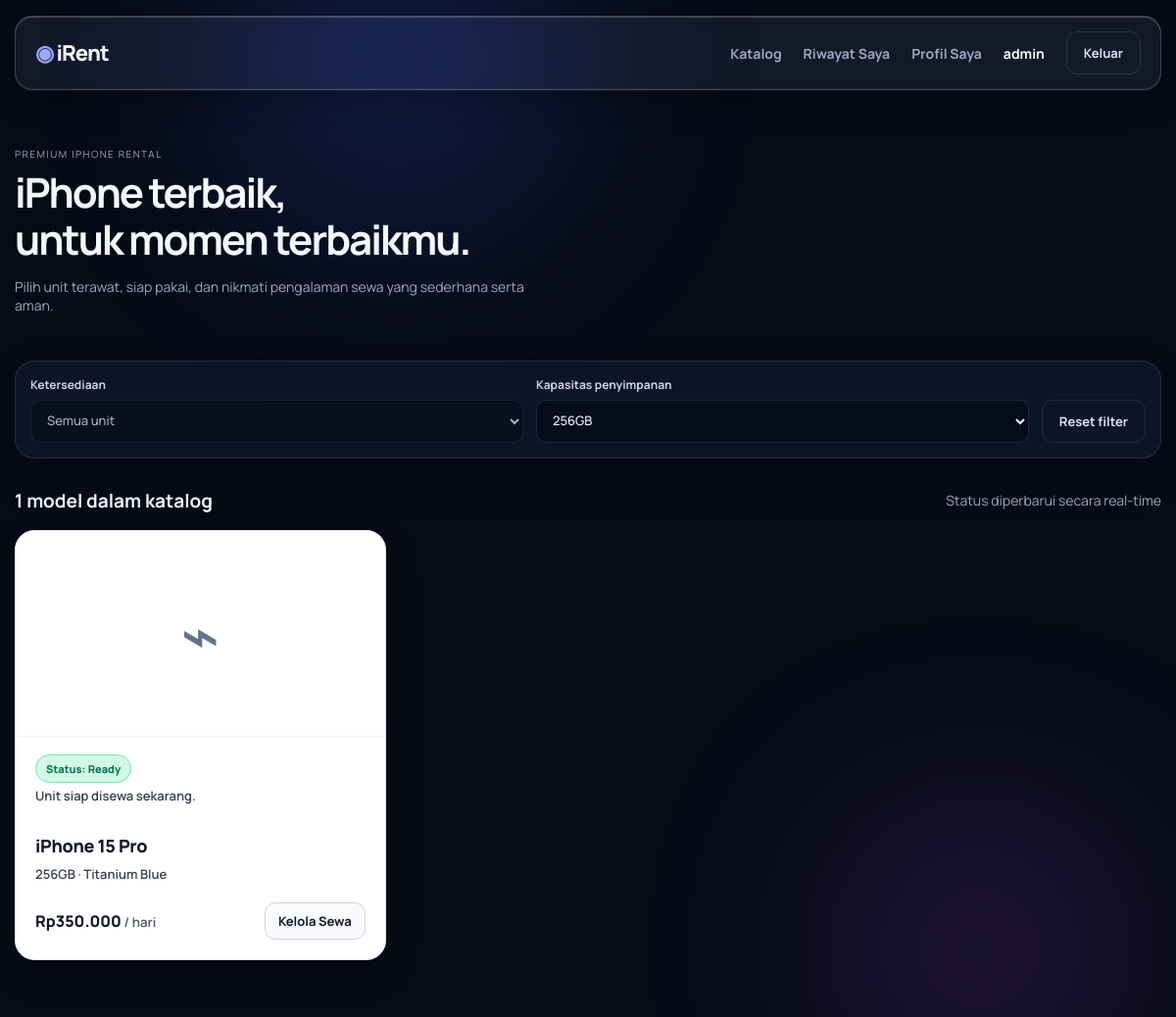
/catalog.php?storage=256GB (signed in), run on the app's committed database.
### tables this page shows
CREATE TABLE tb_unit_iphone (id_unit INT AUTO_INCREMENT PRIMARY KEY, id_model INT NOT NULL, penyimpanan VARCHAR(20) NOT NULL DEFAULT '128GB', nomor_seri VARCHAR(100) NOT NULL UNIQUE, warna VARCHAR(50) NOT NULL, foto VARCHAR(255) NULL, status ENUM('ready','booked','disewa','maintenance','hilang') NOT NULL DEFAULT 'ready', FOREIGN KEY (id_model) REFERENCES tb_iphone_model(id_model) ON DELETE RESTRICT);

CREATE TABLE tb_iphone_model (id_model INT AUTO_INCREMENT PRIMARY KEY, nama_model VARCHAR(100) NOT NULL, harga_sewa_per_hari DECIMAL(12,2) NOT NULL);

### includes/auth.php (called while the page is built, shortened)
<?php
function user(): ?array { return $_SESSION['user'] ?? null; }
function is_logged_in(): bool { return user() !== null; }
function e(?string $value): string { return htmlspecialchars($value ?? '', ENT_QUOTES, 'UTF-8'); }

### catalog.php (the view, shortened to what this page needs)
<?php require_once 'includes/auth.php';
$pdo = db();
$storage = $_GET['storage'] ?? '';
$sql = "SELECT u.*, m.nama_model, m.harga_sewa_per_hari,
               p.id_sewa AS sewa_aktif, p.tgl_kembali_rencana
        FROM tb_unit_iphone u
        JOIN tb_iphone_model m ON m.id_model = u.id_model
        LEFT JOIN tb_penyewaan p ON p.id_sewa = (
            SELECT p2.id_sewa FROM tb_penyewaan p2
            WHERE p2.id_unit = u.id_unit AND p2.status_transaksi = 'berjalan'
            ORDER BY p2.id_sewa DESC LIMIT 1
        )
        WHERE u.status IN ('ready', 'booked', 'disewa')";
$args = [];
if ($storage) {
    $sql .= ' AND u.penyimpanan=?';
    $args[] = $storage;
}
$sql .= ' ORDER BY m.harga_sewa_per_hari';
$st = $pdo->prepare($sql);
$st->execute($args);
$units = $st->fetchAll();
$groupedCatalog = [];
foreach ($units as $u) {
    $mid = $u['id_model'];
    if (!isset($groupedCatalog[$mid])) {
        $groupedCatalog[$mid] = [
            'id_model' => $mid,
            'nama_model' => $u['nama_model'],
            'harga_sewa_per_hari' => $u['harga_sewa_per_hari'],
            'foto' => $u['foto'],
            'units' => [],
            'ready_units' => [],
            'booked_units' => [],
            'disewa_units' => [],
            'colors' => [],
            'storages' => []
        ];
    }
    $groupedCatalog[$mid]['units'][] = $u;
    if (!empty($u['warna']) && !in_array($u['warna'], $groupedCatalog[$mid]['colors'], true)) {
        $groupedCatalog[$mid]['colors'][] = $u['warna'];
    }
    if (!empty($u['penyimpanan']) && !in_array($u['penyimpanan'], $groupedCatalog[$mid]['storages'], true)) {
        $groupedCatalog[$mid]['storages'][] = $u['penyimpanan'];
    }
    $isReady = $u['status'] === 'ready' && !$u['sewa_aktif'];
    $isBooked = $u['status'] === 'booked';
    $isRented = $u['status'] === 'disewa' || $u['sewa_aktif'];
    if ($isReady) {
        $groupedCatalog[$mid]['ready_units'][] = $u;
    } elseif ($isBooked) {
        $groupedCatalog[$mid]['booked_units'][] = $u;
    } elseif ($isRented) {
        $groupedCatalog[$mid]['disewa_units'][] = $u;
    }
}
$storages = $pdo->query('SELECT DISTINCT penyimpanan FROM tb_unit_iphone WHERE penyimpanan IS NOT NULL AND penyimpanan != "" ORDER BY LENGTH(penyimpanan), penyimpanan')->fetchAll(PDO::FETCH_COLUMN);
require 'includes/layout.php';
page_start('Katalog iPhone'); ?>
<section class="hero">
    <div>
        <p class="eyebrow">PREMIUM IPHONE RENTAL</p>
        <h1>iPhone terbaik,<br>untuk momen terbaikmu.</h1>
        <p>Pilih unit terawat, siap pakai, dan nikmati pengalaman sewa yang sederhana serta aman.</p>
    </div><?php if (!is_logged_in()): ?><a class="primary-btn" href="register.php">Mulai sewa sekarang →</a><?php endif ?>
</section>
<form class="panel filter-bar" method="get"><label>Ketersediaan<select disabled>
            <option>Semua unit</option>
        </select></label><label>Kapasitas penyimpanan<select name="storage" onchange="this.form.submit()">
            <option value="">Semua kapasitas</option><?php foreach ($storages as $s): ?><option value="<?= e($s) ?>" <?= $storage === $s ? 'selected' : '' ?>><?= e($s) ?></option><?php endforeach ?>
        </select></label><a class="outline-btn" href="catalog.php">Reset filter</a></form>
<div class="section-head">
    <h2><?= count($groupedCatalog) ?> model dalam katalog</h2><span class="muted">Status diperbarui secara real-time</span>
</div>
<section class="iphone-grid"><?php foreach ($groupedCatalog as $item):
    $readyCount = count($item['ready_units']);
    $bookedCount = count($item['booked_units']);
    $disewaCount = count($item['disewa_units']);
    $isReady = $readyCount > 0;
    $isBooked = !$isReady && $bookedCount > 0;
    $isRented = !$isReady && !$isBooked && $disewaCount > 0;
    $estimatedReady = null;
    $estText = $estimatedReady ? date('d M Y, H:i', strtotime($estimatedReady)) : null;
    $firstReadyUnitId = $isReady ? $item['ready_units'][0]['id_unit'] : null;
    $warnaText = implode(', ', $item['colors']);
    $storageText = implode(', ', $item['storages']);
?><article class="panel iphone-card">
            <div class="iphone-visual"><?php if (!empty($item['foto'])): ?><img src="<?= e($item['foto']) ?>" alt="<?= e($item['nama_model']) ?>" class="iphone-card-img"><?php else: ?>⌁<?php endif ?></div>
            <div class="iphone-card-body">
                <span class="badge catalog-status <?= $isReady ? 'ready' : ($isBooked ? 'booked' : ($isRented ? 'disewa' : 'hilang')) ?>">Status: <?= $isReady ? ($readyCount > 1 ? "Ready ({$readyCount} unit)" : 'Ready') : ($isBooked ? 'Sedang Dibooking' : ($isRented ? 'Disewa' : 'Tidak Tersedia')) ?></span>
                <?php if ($isReady): ?>
                    <p class="muted availability-note"><?= $readyCount > 1 ? "{$readyCount} unit siap disewa sekarang." : 'Unit siap disewa sekarang.' ?></p>
                <?php elseif ($isBooked): ?>
                    <p class="muted availability-note">Unit sedang dibooking & menunggu persetujuan admin.</p>
                <?php elseif ($isRented): ?>
                    <p class="muted availability-note">Semua unit sedang disewa. Perkiraan kembali: <strong><?= e($estText ?: 'menunggu konfirmasi') ?></strong></p>
                <?php else: ?>
                    <p class="muted availability-note">Unit sedang tidak tersedia untuk disewa.</p>
                <?php endif ?>
                <h3><?= e($item['nama_model']) ?></h3>
                <p><?= e(($storageText ?: '-') . ($warnaText ? ' · ' . $warnaText : '')) ?></p>
                <div class="card-foot">
                    <span class="price">Rp<?= number_format($item['harga_sewa_per_hari'], 0, ',', '.') ?><small class="muted"> / hari</small></span>
                    <?php if (!$isReady): ?>
                        <button class="outline-btn compact" type="button" disabled><?= $isBooked ? 'Sedang Dibooking' : 'Unit Tidak Tersedia' ?></button>
                    <?php elseif (is_logged_in()): ?>
                        <?php if (user()['role'] === 'user'): ?>
                            <a class="primary-btn compact" href="form_sewa_user.php?unit_id=<?= $firstReadyUnitId ?>">Sewa Sekarang</a>
                        <?php else: ?>
                            <a class="outline-btn compact" href="rentals.php">Kelola Sewa</a>
                        <?php endif ?>
                    <?php else: ?>
                        <a class="primary-btn compact" href="login.php">Sewa Sekarang</a>
                    <?php endif ?>
                </div>
            </div>
        </article><?php endforeach;
        if (!$groupedCatalog): ?><div class="panel empty">Tidak ada model iPhone yang cocok dengan filter ini.</div><?php endif ?></section>

### assets/css/style.css (style rules this page uses)
:root { --bg: #070b16; --panel: rgba(18, 25, 45, .7); --line: rgba(189, 204, 255, .13); --text: #f4f7ff; --muted: #9ba8c2; --blue: #7288ff; --violet: #a779ff; --emerald: #36d69a; --amber: #f6bd54; --rose: #fb7185 }
* { box-sizing: border-box }
body { margin: 0; color: var(--text); background: var(--bg); font-family: Manrope, Arial, sans-serif; font-size: 14px; min-height: 100vh }
a { color: inherit; text-decoration: none }
.stagger-in { animation: stagger-in .45s ease both }
.sidebar-user small, .eyebrow { color: var(--muted); font-size: 10px; text-transform: uppercase; letter-spacing: 1.5px }
.eyebrow { margin: 0 }
.primary-btn, .outline-btn, .danger-btn { border: 0; cursor: pointer; display: inline-flex; justify-content: center; align-items: center; padding: 12px 17px; border-radius: 11px; font: 700 13px Manrope }
.compact { padding: 9px 13px }
.outline-btn { border: 1px solid var(--line); color: #dce4ff; background: transparent }
.panel, .stat-card { background: var(--panel); border: 1px solid var(--line); box-shadow: 0 18px 45px rgba(0, 0, 0, .16); backdrop-filter: blur(12px); border-radius: 20px }
.panel { padding: 24px }
.section-head { display: flex; justify-content: space-between; align-items: center; margin: 30px 0 17px }
.section-head h2 { margin: 0; font-size: 19px }
.badge { font-size: 11px; font-weight: 800; display: inline-block; border-radius: 999px; padding: 6px 10px }
.availability-note { min-height: 20px; margin: 8px 0 }
.ready, .selesai { color: #78f1bf; background: rgba(54, 214, 154, .13) }
form { display: grid; gap: 14px }
label { display: grid; gap: 7px; font-size: 12px; font-weight: 700; color: #cbd5ed }
input, select, textarea { width: 100%; border: 1px solid var(--line); border-radius: 10px; background: rgba(5, 9, 19, .55); padding: 11px 12px; color: #edf1ff; outline: none; font: 500 13px Manrope }
select option { background: #11172a }
.hero { display: flex; justify-content: space-between; align-items: end; margin-bottom: 33px }
.hero h1 { font-size: 42px; letter-spacing: -2px; line-height: 1.14; margin: 9px 0 }
.hero p { color: var(--muted); max-width: 540px }
.filter-bar { padding: 15px; display: flex; gap: 13px; align-items: end; margin-bottom: 24px }
.filter-bar label { flex: 1 }
.iphone-grid { display: grid; grid-template-columns: repeat(3, 1fr); gap: 17px }
.iphone-card { padding: 0; transition: .25s ease; position: relative; overflow: hidden; background: #ffffff; border: 1px solid #e2e8f0; border-radius: 20px; box-shadow: 0 14px 35px rgba(0, 0, 0, 0.18); display: flex; flex-direction: column }
.iphone-visual { height: 210px; width: 100%; margin: 0; background: #ffffff; display: flex; align-items: center; justify-content: center; border-bottom: 1px solid #f1f5f9; padding: 14px; font-size: 67px; color: #64748b; overflow: hidden }
.iphone-card-body { padding: 18px 20px 20px; background: #ffffff; color: #0f172a; display: flex; flex-direction: column; gap: 4px }
.iphone-card h3 { font-size: 18px; font-weight: 800; margin: 8px 0 4px; color: #0f172a; letter-spacing: -0.3px }
.iphone-card p { color: #334155; font-size: 13px; font-weight: 600; margin: 0 0 16px }
.card-foot { display: flex; justify-content: space-between; align-items: center; margin-top: auto }
.price { font-weight: 800; font-size: 16px; color: #0f172a }
.price small, .price .muted { color: #475569; font-weight: 600 }
.iphone-card .outline-btn { border: 1px solid #cbd5e1; color: #0f172a; background: #f8fafc; font-weight: 700 }
.iphone-card .badge.ready { color: #047857; background: #d1fae5; border: 1px solid #6ee7b7; font-weight: 800; align-self: flex-start }
.muted { color: var(--muted) }

### data on the page
tb_unit_iphone: id_model.nama_model "iPhone 15 Pro", warnaText "256GB · Titanium Blue", id_model.harga_sewa_per_hari "350.000"

### other printed values
$me['username'] "admin"
count($groupedCatalog) "1"
form field storage "256GB"
